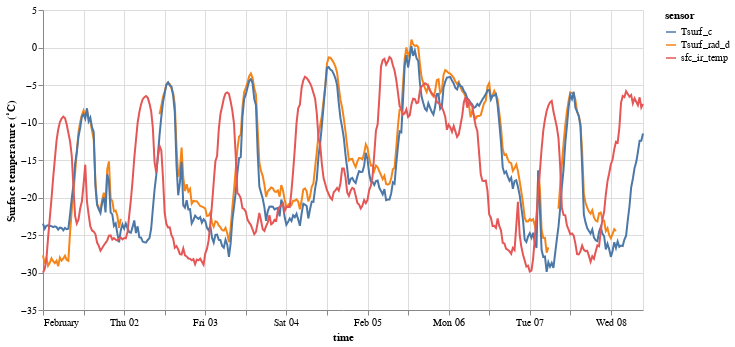

Here is the notebook cell this chart was saved with:
### Code cell
alt.Chart(src.reset_index()).transform_fold(
    ['Tsurf_rad_d', 'Tsurf_c', 'sfc_ir_temp']
).mark_line().encode(
    alt.X("time:T"),
    alt.Y("value:Q").title('Surface temperature (˚C)'),
    alt.Color("key:N").title("sensor")
).properties(width = 600).display(renderer='svg')

### Figure 1 — Vega-Lite specification as saved in the notebook (floating-point values rounded to 4 significant figures; data arrays with more than 128 entries replaced by an {"elided": "..."} marker saying what was removed)
{"config": {"view": {"continuousWidth": 300, "continuousHeight": 300}}, "data": {"name": "data-bafc715385f76f00affed67b3920d674"}, "mark": {"type": "line"}, "encoding": {"color": {"field": "key", "title": "sensor", "type": "nominal"}, "x": {"field": "time", "type": "temporal"}, "y": {"field": "value", "title": "Surface temperature (˚C)", "type": "quantitative"}}, "transform": [{"fold": ["Tsurf_rad_d", "Tsurf_c", "sfc_ir_temp"]}], "width": 600, "$schema": "https://vega.github.io/schema/vega-lite/v5.20.1.json", "datasets": {"data-bafc715385f76f00affed67b3920d674": {"elided": "356 records"}}}
